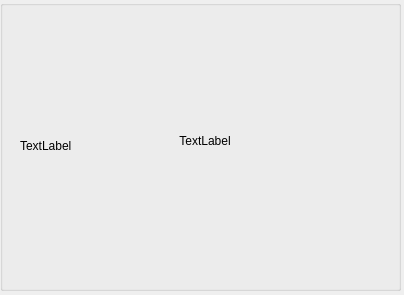
<?xml version="1.0" encoding="UTF-8"?>
<ui version="4.0">
 <class>Download</class>
 <widget class="QWidget" name="Download">
  <property name="geometry">
   <rect>
    <x>0</x>
    <y>0</y>
    <width>404</width>
    <height>295</height>
   </rect>
  </property>
  <property name="windowTitle">
   <string>Form</string>
  </property>
  <widget class="QGroupBox" name="groupBox">
   <property name="geometry">
    <rect>
     <x>0</x>
     <y>0</y>
     <width>401</width>
     <height>291</height>
    </rect>
   </property>
   <property name="title">
    <string/>
   </property>
   <widget class="QLabel" name="processLabel">
    <property name="geometry">
     <rect>
      <x>100</x>
      <y>10</y>
      <width>210</width>
      <height>262</height>
     </rect>
    </property>
    <property name="text">
     <string>TextLabel</string>
    </property>
    <property name="alignment">
     <set>Qt::AlignCenter</set>
    </property>
   </widget>
   <widget class="QLabel" name="infoLabel">
    <property name="geometry">
     <rect>
      <x>20</x>
      <y>90</y>
      <width>211</width>
      <height>111</height>
     </rect>
    </property>
    <property name="text">
     <string>TextLabel</string>
    </property>
   </widget>
  </widget>
 </widget>
 <resources/>
 <connections/>
</ui>
